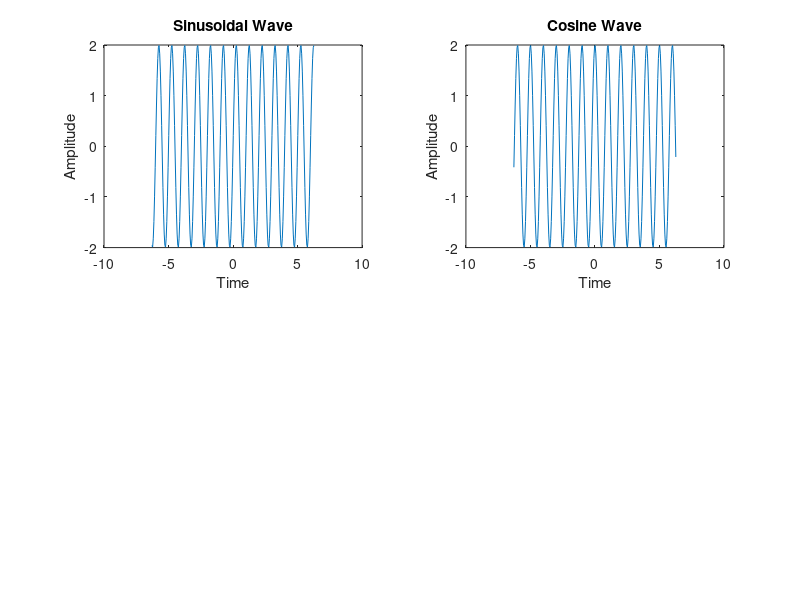
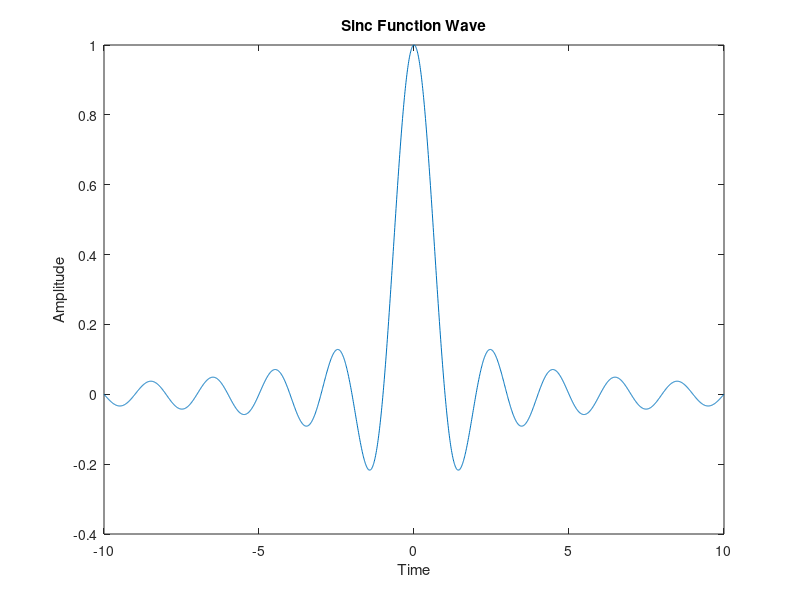
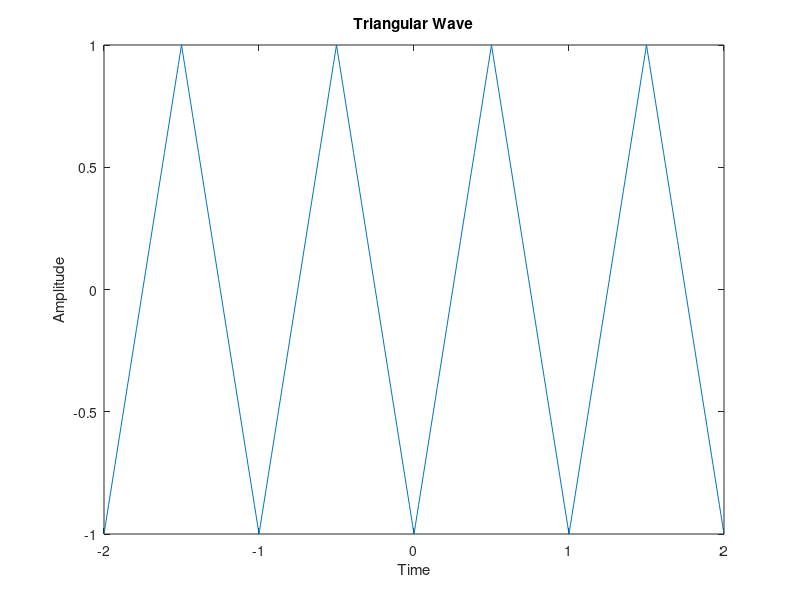
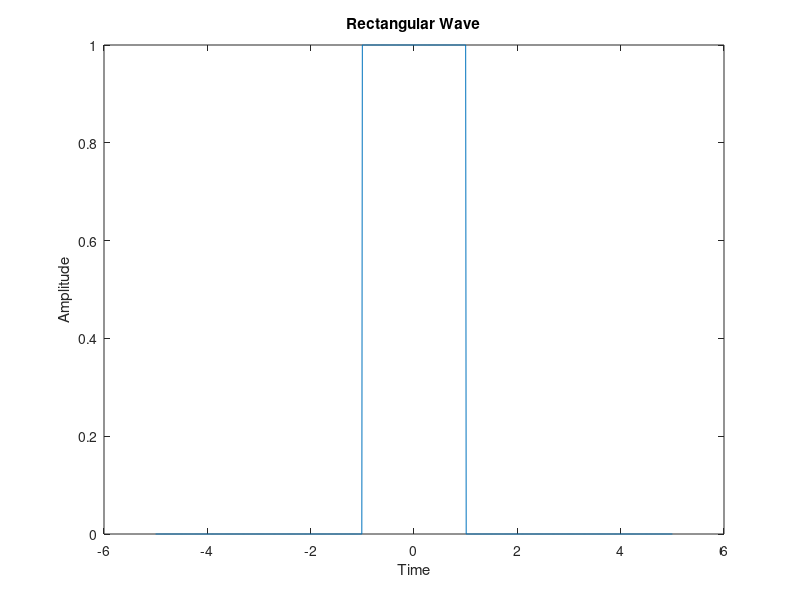

MATLAB code for these plots, in order:
clc;
clear;
close all;

t = -2*pi:0.05:2*pi;

a = 2;
f = 1;

x1 = a*sin(2*pi*f*t);

x2 = a*cos(2*pi*f*t);

figure(1);

subplot(2,2,1);
plot(t,x1);
xlabel("Time");
ylabel("Amplitude");
title("Sinusoidal Wave");

subplot(2,2,2);
plot(t,x2);
xlabel("Time");
ylabel("Amplitude");
title("Cosine Wave");


t1 = -10:0.01:10;

x3 = sin(pi*t1)./(pi*t1);
x3(t1 == 0) = 1;

figure(2);

plot(t1,x3);
xlabel("Time");
ylabel("Amplitude");
title("Sinc Function Wave");


t2 = -2:0.01:2;

x4 = 2*abs(2*(t2-floor(t2+0.5)))-1;

figure(3);

plot(t2,x4);
xlabel("Time");
ylabel("Amplitude");
title("Triangular Wave");


t3 = -5:0.01:5;

x5 = zeros(size(t3));
x5(t3 >= -1 & t3 <= 1) = 1;

figure(4);

plot(t3,x5);
xlabel("Time");
ylabel("Amplitude");
title("Rectangular Wave");


t4 = -2:0.001:2;

x6 = 2*(t4-floor(t4+0.5));

figure(5);

plot(t4,x6);
xlabel("Time");
ylabel("Amplitude");
title("SawTooth Wave");


t5 = 0:0.01:5;

a = 1.5;

x7 = exp(-a*t5);

figure(6);

plot(t5,x7);
xlabel("Time");
ylabel("Amplitude");
title("Exponential Decaying Wave");


t6 = 0:0.01:5;

a = 1.5;

x8 = exp(a*t6);

figure(7);

plot(t6,x8);
xlabel("Time");
ylabel("Amplitude");
title("Exponential Growing Wave");
